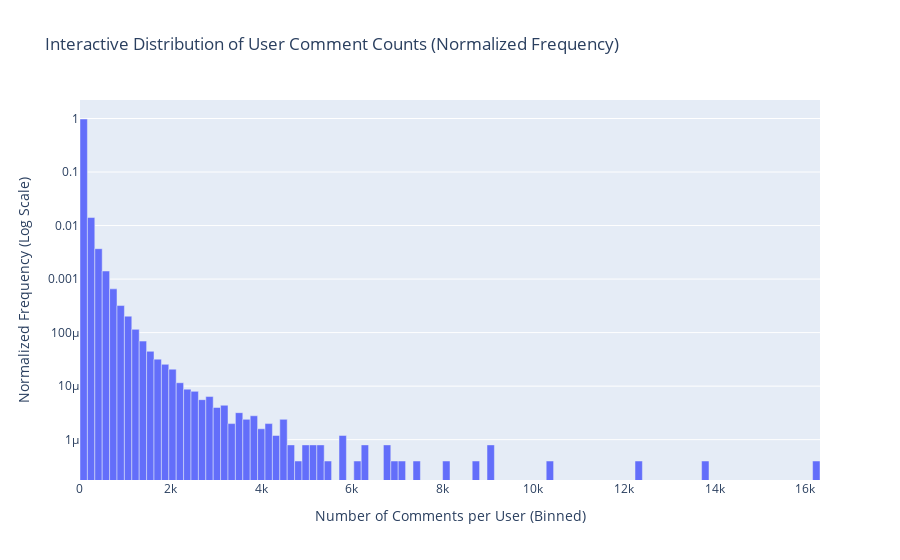

Source (notebook cell):
### Code cell
# plot distribution of counts values (interactive with top authors on hover, normalized frequency)
import plotly.express as px
import polars as pl
import pandas as pd
import numpy as np # Import numpy

# Assume 'filtered_df' is a Polars DataFrame with 'author' and 'count' columns loaded previously
# filtered_df = ... (load or define filtered_df here if not already done)

# --- Manual Binning and Author Aggregation ---
counts_np = filtered_df['count'].to_numpy()
total_users = len(filtered_df) # Get total number of users for normalization
num_bins = 100 # Define the number of bins

# 1. Calculate histogram frequencies and bin edges using NumPy
frequencies, bin_edges = np.histogram(counts_np, bins=num_bins)

# 1.1 Calculate normalized frequencies (density)
normalized_frequencies = frequencies / total_users

# 2. Calculate bin centers (for plotting on x-axis)
bin_centers = (bin_edges[:-1] + bin_edges[1:]) / 2

# 3. For each bin, find the top N authors within that count range
top_authors_per_bin = []
max_authors_to_show = 10

for i in range(num_bins):
    lower_bound = bin_edges[i]
    upper_bound = bin_edges[i+1]

    # Find authors in the current bin's count range
    # Ensure the upper bound is inclusive for the last bin edge case
    if i == num_bins - 1:
         authors_in_bin_df = filtered_df.filter(
            (pl.col("count") >= lower_bound) & (pl.col("count") <= upper_bound)
        )
    else:
        authors_in_bin_df = filtered_df.filter(
            (pl.col("count") >= lower_bound) & (pl.col("count") < upper_bound)
        )

    # Get top authors (here, just taking the first N found in the filter, consider sorting if needed)
    top_authors_list = authors_in_bin_df.get_column("author").head(max_authors_to_show).to_list()

    if not top_authors_list:
        top_authors_per_bin.append("N/A")
    else:
        authors_str = ", ".join(top_authors_list)
        if len(authors_in_bin_df) > max_authors_to_show:
             authors_str += ", ..." # Indicate if there are more authors
        top_authors_per_bin.append(authors_str)


# 4. Create a Pandas DataFrame for Plotly Bar chart
plot_df = pd.DataFrame({
    'bin_center': bin_centers,
    'frequency': frequencies, # Keep original frequency for potential use/checking
    'normalized_frequency': normalized_frequencies, # Add normalized frequency
    'bin_start': bin_edges[:-1],
    'bin_end': bin_edges[1:],
    'top_authors': top_authors_per_bin
})

# Filter out bins with zero frequency to avoid plotting empty bars (optional)
plot_df = plot_df[plot_df['frequency'] > 0]

# --- Create the Interactive Bar Chart (acting as Histogram) ---
fig = px.bar(
    plot_df,
    x='bin_center',
    y='normalized_frequency', # Use normalized frequency for the y-axis
    log_y=True, # Use logarithmic y-axis
    title="Interactive Distribution of User Comment Counts (Normalized Frequency)",
    labels={'bin_center': 'Approx. Number of Comments per User', 'normalized_frequency': 'Normalized Frequency'}, # Customize axis labels
    custom_data=['bin_start', 'bin_end', 'top_authors', 'frequency'] # Pass data needed for hover (incl. original freq)
)

# Customize the hover template
fig.update_traces(
    hovertemplate="<b>Count Range:</b> [%{customdata[0]:.0f} - %{customdata[1]:.0f})<br>" +
                  "<b>Normalized Frequency:</b> %{y:.4f}<br>" + # Format normalized frequency
                  "<b>Original Frequency:</b> %{customdata[3]}<br>" + # Show original count too
                  "<b>Top Authors:</b> %{customdata[2]}" +
                  "<extra></extra>" # Removes the default trace info
)


# Update layout for better readability (optional)
fig.update_layout(
    xaxis_title="Number of Comments per User (Binned)",
    yaxis_title="Normalized Frequency (Log Scale)", # Update y-axis title
    bargap=0 # Set bargap to 0 for histogram appearance
)

# Show the interactive figure
fig.show()

### Figure 1 — Plotly figure (JSON) as saved in the notebook; plotly's stock layout.template omitted (floating-point values rounded to 4 significant figures; data arrays with more than 128 entries replaced by an {"elided": "..."} marker saying what was removed)
{"data": [{"customdata": {"elided": "48x4 mixed values"}, "hovertemplate": "<b>Count Range:</b> [%{customdata[0]:.0f} - %{customdata[1]:.0f})<br><b>Normalized Frequency:</b> %{y:.4f}<br><b>Original Frequency:</b> %{customdata[3]}<br><b>Top Authors:</b> %{customdata[2]}<extra></extra>", "legendgroup": "", "marker": {"color": "#636efa", "pattern": {"shape": ""}}, "name": "", "orientation": "v", "showlegend": false, "textposition": "auto", "type": "bar", "x": [82.62, 245.9, 409.1, 572.3, 735.6, 898.8, 1062.0, 1225.0, 1389.0, 1552.0, 1715.0, 1878.0, 2042.0, 2205.0, 2368.0, 2531.0, 2694.0, 2858.0, 3021.0, 3184.0, 3347.0, 3511.0, 3674.0, 3837.0, 4000.0, 4164.0, 4327.0, 4490.0, 4653.0, 4817.0, 4980.0, 5143.0, 5306.0, 5470.0, 5796.0, 6122.0, 6286.0, 6775.0, 6939.0, 7102.0, 7428.0, 8081.0, 8734.0, 9061.0, 10370.0, 12330.0, 13790.0, 16240.0], "xaxis": "x", "y": [0.9792, 0.01412, 0.003699, 0.001416, 0.000657, 0.0003201, 0.0002028, 0.000115, 6.945e-05, 4.471e-05, 3.193e-05, 2.555e-05, 2.076e-05, 1.158e-05, 8.782e-06, 7.983e-06, 5.588e-06, 6.387e-06, 3.992e-06, 4.391e-06, 1.996e-06, 3.193e-06, 2.395e-06, 2.794e-06, 1.597e-06, 1.996e-06, 1.197e-06, 2.395e-06, 7.983e-07, 3.992e-07, 7.983e-07, 7.983e-07, 7.983e-07, 3.992e-07, 1.197e-06, 3.992e-07, 7.983e-07, 7.983e-07, 3.992e-07, 3.992e-07, 3.992e-07, 3.992e-07, 3.992e-07, 7.983e-07, 3.992e-07, 3.992e-07, 3.992e-07, 3.992e-07], "yaxis": "y"}], "layout": {"bargap": 0, "barmode": "relative", "legend": {"tracegroupgap": 0}, "title": {"text": "Interactive Distribution of User Comment Counts (Normalized Frequency)"}, "xaxis": {"anchor": "y", "domain": [0, 1], "title": {"text": "Number of Comments per User (Binned)"}}, "yaxis": {"anchor": "x", "domain": [0, 1], "title": {"text": "Normalized Frequency (Log Scale)"}, "type": "log"}}}
